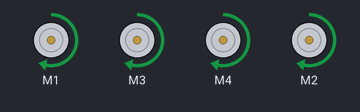
Simulated run of this sketch. Board: Arduino Uno, built with avr-gcc and run on an emulated ATmega328P. On the bench: 4 × DC motor (green arrow = forward, orange = backward, longer = faster).

Above: at 5.1 s.
At 6.1 s:
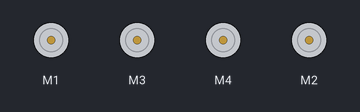
Timing chart, 0 to 7.6 s (numbered marks = the images above):
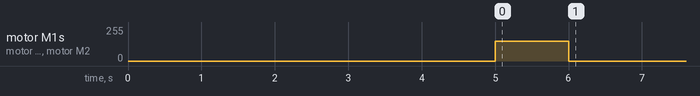

The sketch:

Calibration_distance.ino
```cpp
/* Created by Steve Cline on 3 Februaary 2019
 *  This sketch test the motor direction and speed for the DFRobot Baron 4WD robot.
 *  Attached additional equipment includes:
 *    Arduino UNO R3
 *    AdaFruit MotorShield V2.3
 *    Battery pack with 8 AA NiMH cells attached to the motor shield
 *    Battary pack with 5 AA NiMH cells attached to the microcontroller
 *    4 DC 130 motors
 */

#include <Adafruit_MotorShield.h>

// Create the motor shield object with the default I2C address
Adafruit_MotorShield AFMS = Adafruit_MotorShield();

// Select which 'port' M1, M2, M3 or M4
Adafruit_DCMotor *LF = AFMS.getMotor(1);
Adafruit_DCMotor *RF = AFMS.getMotor(2);
Adafruit_DCMotor *LR = AFMS.getMotor(3);
Adafruit_DCMotor *RR = AFMS.getMotor(4);

// SET UP VARIABLES
// general variables for settings on the
int x;

int Speed = 150;
int feetOfTravel = 1;
int delayPerFoot = 1000;      // modify this variable as you test distance calculations
int turnDelay = 1000;         // modify this variable to change turn duration

void setup() {

  AFMS.begin();     // create with the default frequency 1.6KHz

  LF->setSpeed(Speed);
  LR->setSpeed(Speed);
  RR->setSpeed(Speed);
  RF->setSpeed(Speed);

  LF->run(RELEASE);
  LR->run(RELEASE);
  RR->run(RELEASE);
  RF->run(RELEASE);

  delay(5000);                    //Wait 5 seconds to set the robot on the course

  // drive forward
  LF->run(FORWARD);
  LR->run(FORWARD);
  RR->run(FORWARD);
  RF->run(FORWARD);

  delay (feetOfTravel * delayPerFoot);

  LF->run(RELEASE);
  LR->run(RELEASE);
  RR->run(RELEASE);
  RF->run(RELEASE);

}

void loop() {

}
```

Measured:
- by itself, motor M1, motor M3, motor M4, motor M2: stopped → forward 150/255 at 5.0 s, → stopped 1.0 s later
